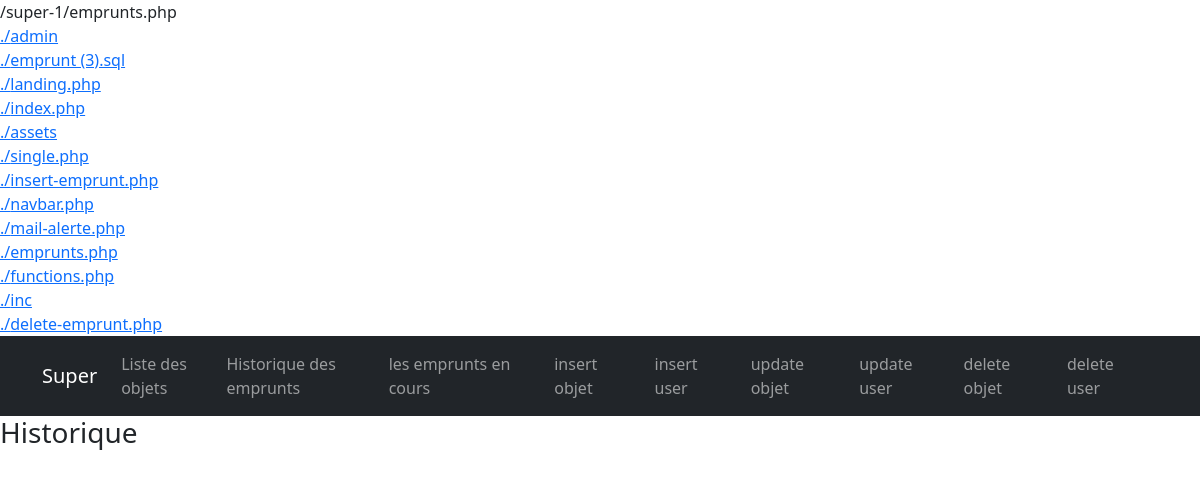
The app's page /emprunts.php, older data.
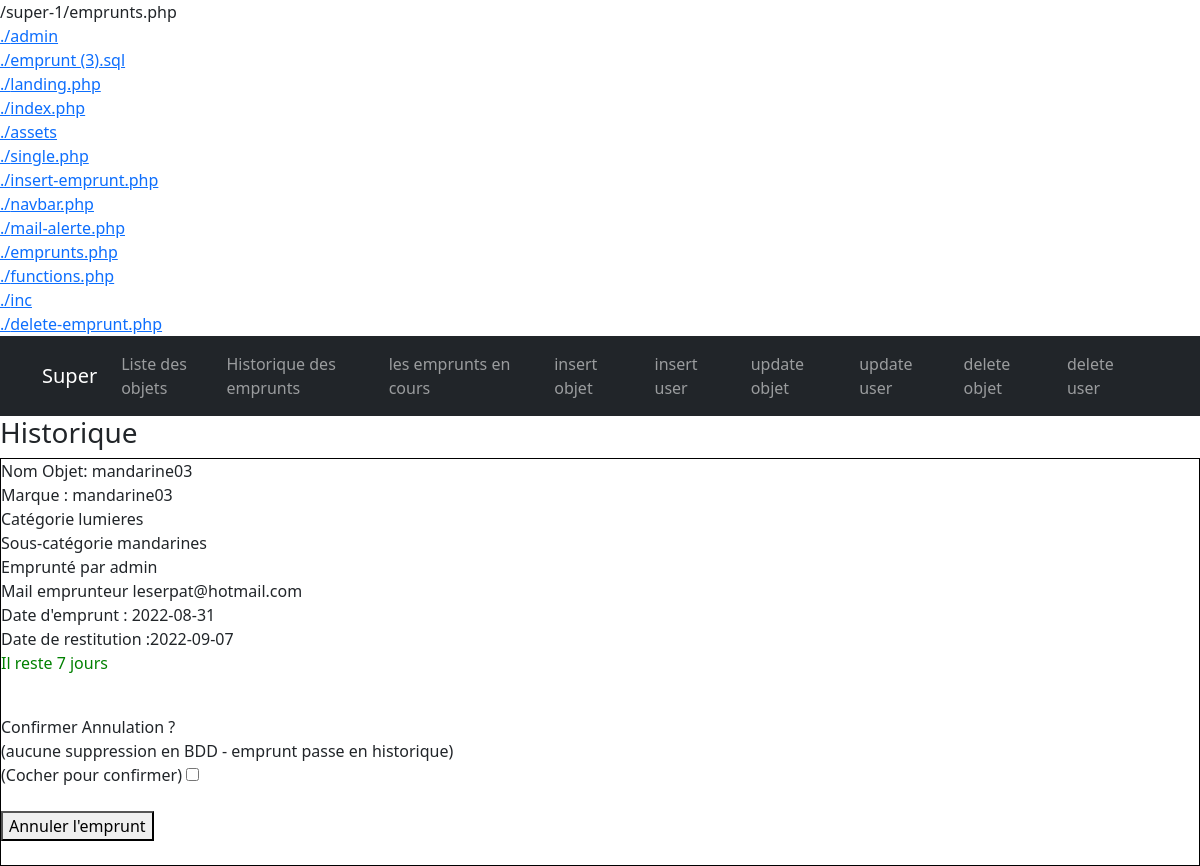
The same page, newer data.
### tables this page shows
CREATE TABLE IF NOT EXISTS `emprunts` (
  `id_emprunt` int NOT NULL AUTO_INCREMENT,
  `id_emprunteur` int NOT NULL,
  `id_objet` int NOT NULL,
  `date_emprunt` date NOT NULL,
  `date_restitution` date NOT NULL,
  `encours` int NOT NULL,
  `date_retour_reel` date NOT NULL,
  PRIMARY KEY (`id_emprunt`)
);

CREATE TABLE IF NOT EXISTS `objets` (
  `id_objet` int NOT NULL AUTO_INCREMENT,
  `marque_objet` varchar(55) NOT NULL,
  `model_objet` varchar(55) NOT NULL,
  `photo_objet` varchar(55) NOT NULL,
  `description_objet` varchar(2048) NOT NULL,
  `id_category_objet` int NOT NULL,
  `id_subcategory` int NOT NULL,
  `quantite` int NOT NULL,
  PRIMARY KEY (`id_objet`)
);

CREATE TABLE IF NOT EXISTS `category` (
  `id_category` int NOT NULL AUTO_INCREMENT,
  `nom_category` varchar(55) NOT NULL,
  PRIMARY KEY (`id_category`)
);

CREATE TABLE IF NOT EXISTS `sub_category` (
  `id_subcategory` int NOT NULL AUTO_INCREMENT,
  `nom_subcategory` varchar(55) NOT NULL,
  `id_category` int NOT NULL,
  PRIMARY KEY (`id_subcategory`)
);

CREATE TABLE IF NOT EXISTS `users` (
  `id_user` int NOT NULL AUTO_INCREMENT,
  `nom_user` varchar(55) NOT NULL,
  `prenom_user` varchar(55) NOT NULL,
  `adresse_user` varchar(55) NOT NULL,
  `mail_user` varchar(55) NOT NULL,
  `pass_user` varchar(55) NOT NULL,
  `auth_user` int NOT NULL,
  `type_user` int NOT NULL,
  PRIMARY KEY (`id_user`)
);

### emprunts.php (the view, shortened to what this page needs)
<?php include './inc/header.php' ?>
<?php	include "inc/connection.php";
if (isset ($_GET['option_page'])){$option_page=$_GET['option_page'];}else{$option_page=0;}
if ($option_page==0)
{
	echo "<h3>Historique</h3>";
}
else
{
	echo "<h3>Emprunts en cours</h3>";
}
		$requete = "SELECT * FROM emprunts,users,objets,category,sub_category WHERE emprunts.encours=$option_page AND emprunts.id_emprunteur=users.id_user AND emprunts.id_objet=objets.id_objet AND objets.id_category_objet=category.id_category AND objets.id_subcategory=sub_category.id_subcategory";
		$query = $pdo->query($requete);
		$resultat = $query->fetchAll();
		foreach ($resultat as $key => $variable)
		{
			echo "<div style='border:1px solid black'>";
			$nom_objet=$resultat[$key]['model_objet'];
			$marque_objet=$resultat[$key]['marque_objet'];
			$categorie=$resultat[$key]['nom_category'];
			$subcategorie=$resultat[$key]['nom_subcategory'];
			$nom_user=$resultat[$key]['nom_user'];
			$mail_user=$resultat[$key]['mail_user'];
			$date_emprunt=$resultat[$key]['date_emprunt'];
			$date_restitution=$resultat[$key]['date_restitution'];
			$date_now=date("Y-m-d  h:m:s");
			$d1 = new DateTime("$date_now");
			$d2 = new DateTime("$date_restitution 12:00:00");
			$diff = $d1->diff($d2);
			$nb_jours = $diff->d;
			$retard=$diff->invert;
			echo "Nom Objet: $nom_objet";
			echo "<br/>";
			echo "Marque : $marque_objet";
			echo "<br/>";
			echo "Catégorie $categorie";
			echo "<br/>";
			echo "Sous-catégorie $subcategorie";
			echo "<br/>";
			echo "Emprunté par $nom_user";
			echo "<br/>";
			echo "Mail emprunteur $mail_user";
			echo "<br/>";
			echo "Date d'emprunt : $date_emprunt";
			echo "<br/>";
			echo "Date de restitution :$date_restitution";
			echo "<br/>";
			if ($retard>0)
			{
				echo "<p style='color:red'>Retard de $nb_jours jours</p>";
				echo "<a href='admin/mail-alerte.php?mail-user=$mail_user&nom_objet=$nom_objet&date_restit=$date_restitution'>Relancer emprunteur (non fonctionnel)</a> ";}
			else
			{
				echo "<p style='color:green'>Il reste $nb_jours jours</p>";
			}
	echo "<form method='post' action='admin/delete-emprunt.php'>";
	echo "<br/>";
	echo "<label>Confirmer Annulation ? <br /> (aucune suppression en BDD - emprunt passe en historique) </label>";
	echo "<br/>";
	echo "(Cocher pour confirmer) <input type='checkbox' name='confirm_annulation'>";
	echo "<br/>";
	echo "<br/>";
	echo "<button type='submit' >Annuler l'emprunt</button>";
	echo "</form>";
	echo "<br/>";
			echo "</div>";
			}
?>

### inc/header.php (shortened to what this page needs)
<!DOCTYPE html>
<html lang="en">
<head>
    <link href="https://cdn.jsdelivr.net/npm/bootstrap@5.2.0/dist/css/bootstrap.min.css" rel="stylesheet">
    <link rel="stylesheet" href="../assets/style/style.css">
</head>
<body>
    <?php include 'navbar.php' ?>

### navbar.php (shortened to what this page needs)
<?php echo $_SERVER['PHP_SELF'] ;
echo "<br />";
function lister_fichiers($rep)
{
	if(is_dir($rep))
	{
		if($iteration = opendir($rep))
		{
			while(($fichier = readdir($iteration)) !== false)
			{
				if($fichier != "." && $fichier != ".." && $fichier != "Thumbs.db")
				{
					echo '<a href="'.$rep.$fichier.'" target="_blank" >'.$rep.$fichier.'</a><br />'."\n";
				}
			}
		}
	}
}
lister_fichiers("./");
?>
<nav class="navbar navbar-expand-lg navbar-dark bg-dark">
    <div class="container">
        <a class="navbar-brand" href="http://localhost/super-1/index.php">Super</a>
        <div class="collapse navbar-collapse" id="navbarSupportedContent">
            <ul class="navbar-nav ms-auto mb-2 mb-lg-0">
                <li class="nav-item">
                    <a class="nav-link " aria-current="page" href="<?php echo $pref ?>landing.php">Liste des objets</a>
                </li>
                <li class="nav-item">
                    <a class="nav-link " aria-current="page" href="<?php echo $pref ?>emprunts.php?option_page=0">Historique des emprunts</a>
                </li>
                <li class="nav-item">
                    <a class="nav-link  me-4" aria-current="page" href="<?php echo $pref ?>emprunts.php?option_page=1">les emprunts en cours</a>
                </li>
                <li class="nav-item">
                    <a class="nav-link  me-4" aria-current="page" href="<?php echo $pref ?>admin/insert-objet.php">insert objet</a>
                </li>
                <li class="nav-item">
                    <a class="nav-link  me-4" aria-current="page" href="<?php echo $pref ?>admin/insert-user.php">insert user</a>
                </li>
				   <li class="nav-item">
                    <a class="nav-link  me-4" aria-current="page" href="<?php echo $pref ?>admin/update-objet.php">update objet</a>
                </li>
                <li class="nav-item">
                    <a class="nav-link  me-4" aria-current="page" href="<?php echo $pref ?>admin/update-user.php">update user</a>
                </li>
				   <li class="nav-item">
                    <a class="nav-link  me-4" aria-current="page" href="<?php echo $pref ?>admin/delete-objet.php">delete objet</a>
                </li>
                <li class="nav-item">
                    <a class="nav-link  me-4" aria-current="page" href="<?php echo $pref ?>admin/delete-user.php">delete user</a>
                </li>
            </ul>
        </div>
    </div>
</nav>

Row changes from the older to the newer data that the page shows:
added emprunts: id_objet.model_objet "mandarine03", id_objet.marque_objet "mandarine03", category.nom_category "lumieres", sub_category.nom_subcategory "mandarines", users.nom_user "admin", users.mail_user "leserpat@hotmail.com", date_emprunt "2022-08-31", date_restitution "2022-09-07"
